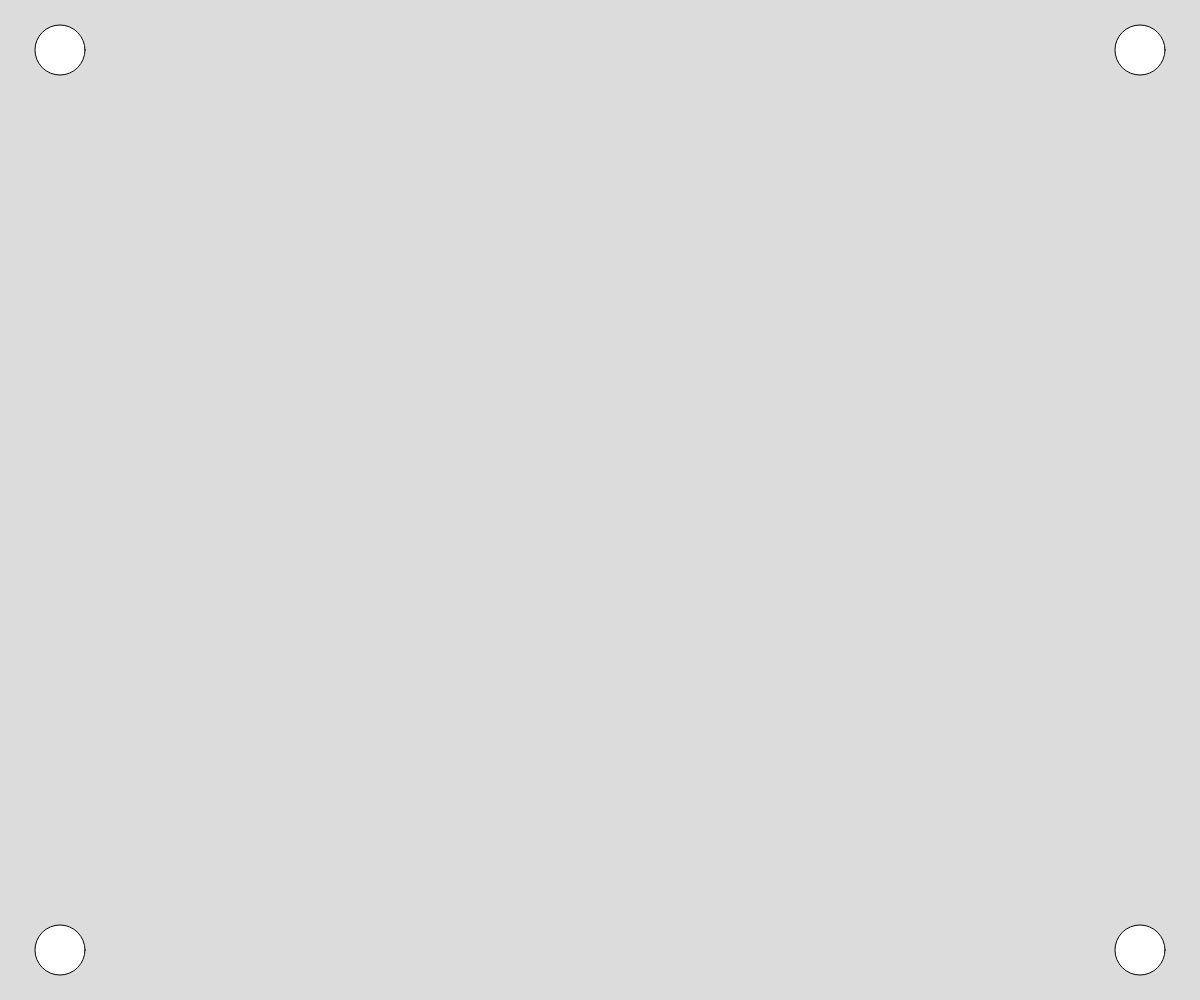
Frame 1 (no input)
Frame 60 (no input): identical to frame 1, image omitted
Frame 120 (the mouse pressed at the canvas centre since frame 60): identical to frame 1, image omitted

The p5.js sketch that drew this single still picture (run headless with seeded random() and noise() and a simulated clock; from frame 60 on, the mouse is pressed at the canvas centre):

// p5.js sketch
// ── sketch.js
// Drawing with loops
// Rurik Lung
// 2/27/2024
//
// Extra for Experts:
// - describe what you did to take this project "above and beyond"


function setup() {
  createCanvas(windowWidth, windowHeight);
}

function draw() {

  background(220)
  cornersAndMouse()
}
function cornersAndMouse(){
  circle(0+width*.05,0+height*.05,50)
  circle(0+width*.05,height-height*.05,50)
  circle(width-width*.05,0+height*.05,50)
  circle(width-width*0.05,height-height*0.05,50)
}
